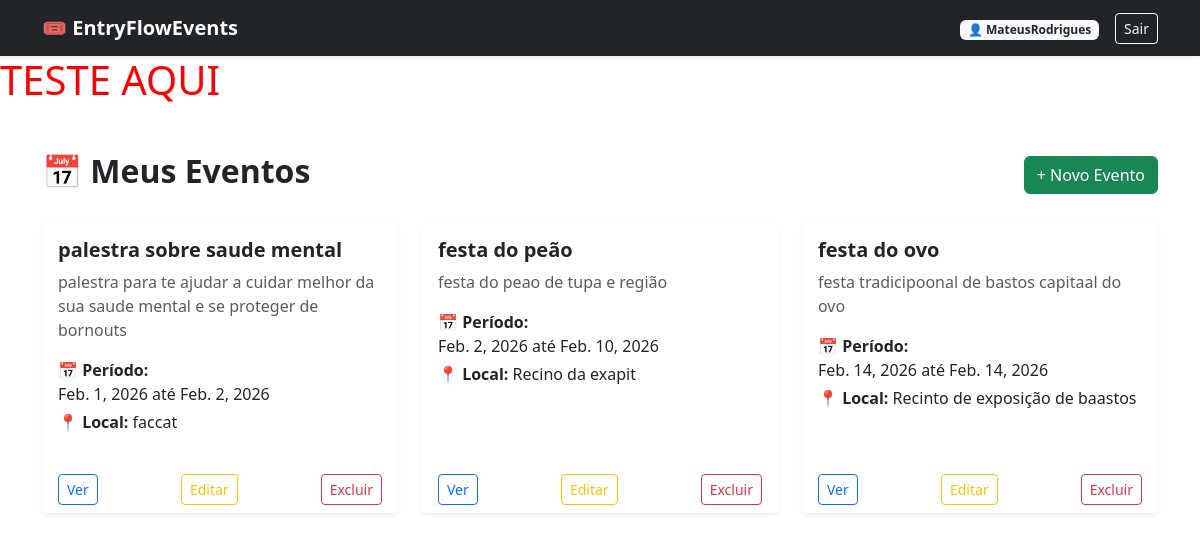
The app's page /events/event (signed in) with its own data.
### events/models.py (models this page shows, shortened)
class Event(models.Model):
    organizer = models.ForeignKey(User, on_delete=models.CASCADE)
    name = models.CharField(max_length=200)
    description = models.TextField()
    start_date = models.DateField()
    end_date = models.DateField()
    location = models.CharField(max_length=200)
    created_at = models.DateTimeField(auto_now_add=True)

### events/views.py (the view)
# urls.py: path('event', views.event_list, name='event_list'),
@login_required
def event_list(request):
    events = Event.objects.filter(organizer=request.user)
    return render(request, 'events/event_list.html', {'events': events})

### events/templates/events/event_list.html
{% extends 'base.html' %}
{% block content %}
<h1 style="color:red;">TESTE AQUI</h1>
<div class="container mt-5">
    <div class="d-flex justify-content-between align-items-center mb-4">
        <h2 class="fw-bold">📅 Meus Eventos</h2>
        <a href="{% url 'create_event' %}" class="btn btn-success">
            + Novo Evento
        </a>
    </div>
    <div class="row">
        {% for event in events %}
        <div class="col-md-4 mb-4">
            <div class="card shadow-sm h-100 border-0">
                <div class="card-body">
                    <h5 class="card-title fw-bold">
                        {{ event.name }}
                    </h5>
                    <p class="text-muted">
                        {{ event.description }}
                    </p>
                    <p class="mb-1">
                        <strong>📅 Período:</strong><br>
                        {{ event.start_date }} até {{ event.end_date }}
                    </p>
                    <p>
                        <strong>📍 Local:</strong>
                        {{ event.location }}
                    </p>
                </div>
                <div class="card-footer bg-white border-0 d-flex justify-content-between">
                    <a href="#" class="btn btn-outline-primary btn-sm">Ver</a>
                    <a href="#" class="btn btn-outline-warning btn-sm">Editar</a>
                    <a href="#" class="btn btn-outline-danger btn-sm">Excluir</a>
                </div>
            </div>
        </div>
        {% empty %}
        <div class="col-12">
            <div class="alert alert-info text-center">
                Nenhum evento cadastrado ainda.
            </div>
        </div>
        {% endfor %}
    </div>
</div>
{% endblock %}

### templates/base.html (shortened to what this page needs)
<!DOCTYPE html>
<html lang="en">
<head>
    <link href="https://cdn.jsdelivr.net/npm/bootstrap@5.3.2/dist/css/bootstrap.min.css" rel="stylesheet">
</head>
<body>
<nav class="navbar navbar-expand-lg navbar-dark bg-dark shadow-sm">
    <div class="container">
        <a class="navbar-brand fw-bold" href="{% url 'event_list' %}">
            🎟️ EntryFlowEvents
        </a>
        <div class="collapse navbar-collapse" id="navbarNav">
            <ul class="navbar-nav ms-auto align-items-center">
                {% if user.is_authenticated %}
                    <li class="nav-item me-3">
                        <span class="badge bg-light text-dark">
                            👤 {{ user.username }}
                        </span>
                    </li>
                    <li class="nav-item">
                        <a href="{% url 'logout' %}" class="btn btn-outline-light btn-sm">
                            Sair
                        </a>
                    </li>
                {% else %}
                    <li class="nav-item">
                        <a href="{% url 'login' %}" class="btn btn-outline-light btn-sm">
                            Entrar
                        </a>
                    </li>
                {% endif %}
            </ul>
        </div>
    </div>
</nav>
{%block content%}
{%endblock%}
</body>
</html>

### records on screen
Event: name "palestra sobre saude mental", description "palestra para te ajudar a cuidar melhor da sua saude mental e se proteger de bornouts", start_date "Feb. 1, 2026", end_date "Feb. 2, 2026", location "faccat"
Event: name "festa do peão", description "festa do peao de tupa e região", start_date "Feb. 2, 2026", end_date "Feb. 10, 2026", location "Recino da exapit"
Event: name "festa do ovo", description "festa tradicipoonal de bastos capitaal do ovo", start_date "Feb. 14, 2026", end_date "Feb. 14, 2026", location "Recinto de exposição de baastos"

### other values on screen
{{ user.username }} "MateusRodrigues"
